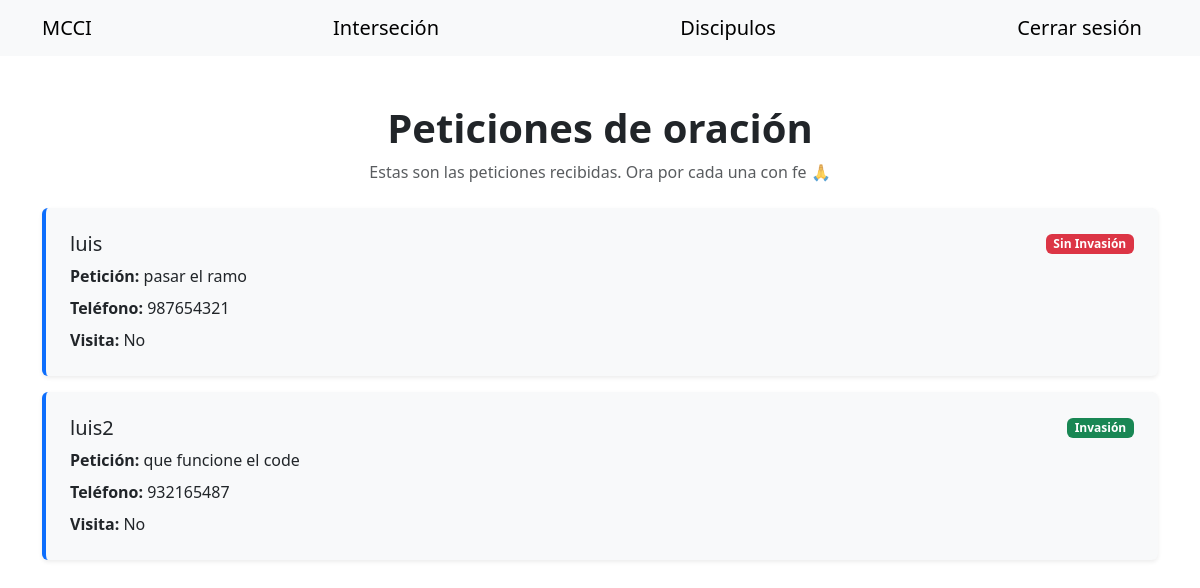
The app's page /intersecion (signed in), older data.
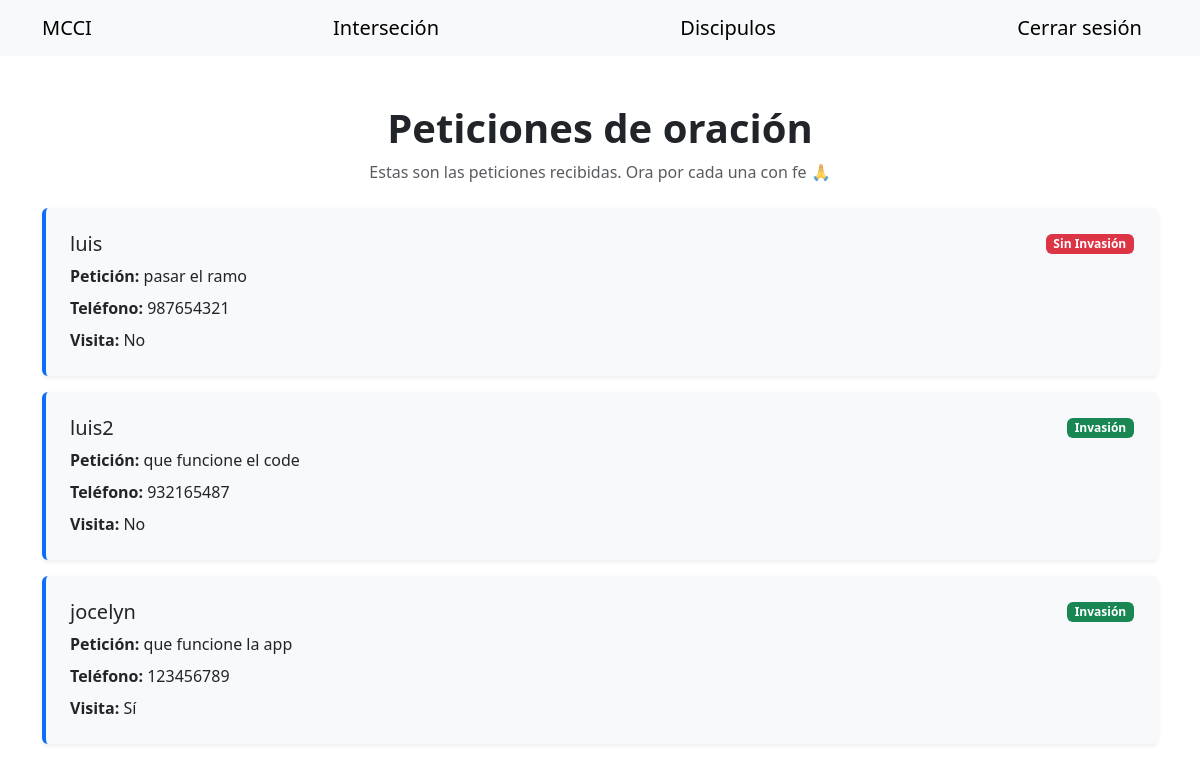
The same page, newer data.
### app/models.py (models this page shows)
class Peticiones(db.Model):
    __tablename__ = 'peticiones'
    id = db.Column(db.Integer, primary_key=True)
    nombre = db.Column(db.String(100), nullable=False)
    telefono = db.Column(db.String(15), nullable=False)
    peticion = db.Column(db.String(500), nullable=False)
    invasion = db.Column(db.Integer, default=0)
    visita = db.Column(db.Integer, default=0)

### app/routes.py (the view)
@bp.route('/intersecion')
@login_required
def intersecion():
    peticiones = Peticiones.query.all()
    return render_template('intersecion.html', peticiones=peticiones)

### app/__init__.py (called while the page is built)
def create_app():
    app = Flask(__name__)
    app.config.from_object(Config)
    db.init_app(app)
    migrate.init_app(app, db)
    login_manager.init_app(app)
    login_manager.login_view = 'login'
    with app.app_context():
        from . import models
        @login_manager.user_loader
        def load_user(user_id):
            from .models import User
            return User.query.get(int(user_id))
    from .routes import bp
    app.register_blueprint(bp)
    return app

### app/templates/intersecion.html
{% extends "base.html" %}
{% set navbar=true %}
{% block content %}
<div class="container my-5">
    <div class="text-center mb-4">
        <h1 class="fw-bold">Peticiones de oración</h1>
        <p class="text-muted">Estas son las peticiones recibidas. Ora por cada una con fe 🙏</p>
    </div>
    <div class="row row-cols-1 g-3">
        {% for peticion in peticiones %}
        <div class="col">
            <div class="border-start border-4 border-primary bg-light rounded shadow-sm p-4">
                <div class="d-flex justify-content-between align-items-center mb-2">
                    <h5 class="mb-0">{{ peticion.nombre }}</h5>
                    {% if peticion.invasion == 1 %}
                        <span class="badge bg-success">Invasión</span>
                    {% else %}
                        <span class="badge bg-danger">Sin Invasión</span>
                    {% endif %}
                </div>
                <p class="mb-2"><strong>Petición:</strong> {{ peticion.peticion }}</p>
                <p class="mb-2"><strong>Teléfono:</strong> {{ peticion.telefono }}</p>
                {% if peticion.visita == 1 %}
                <p class="mb-0"><strong>Visita:</strong> Sí</p>
                {% else %}
                <p class="mb-0"><strong>Visita:</strong> No</p>
                {% endif %}
            </div>
        </div>
        {% endfor %}
    </div>
</div>
{% endblock content %}

Row changes from the older to the newer data that the page shows:
added Peticiones: nombre "jocelyn", invasion "Invasión", peticion "que funcione la app", telefono "123456789", shows "Visita:", visita "Sí"
